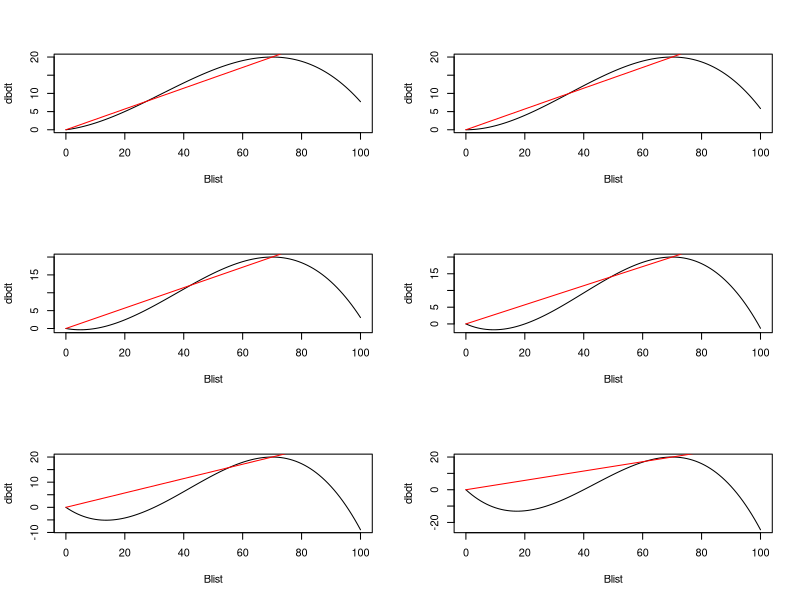

The R source for this figure: (Note: this script raises an error after producing the figure.)
dbdt.fun<-function(B,K,A,r,F) r*B*(1-B/K)*(B/K-A/K)-F

Blist<-seq(0,100,by=1)

K=100
r=1.25
A.list<-c(-10,0,10,20,30,40)
par(mfrow=c(3,2))

for (i in 1:length(A.list)){
A=A.list[i]
Bmsy<- 70
K<--(3*Bmsy^2 - 2*A*Bmsy)/(A - 2*Bmsy)
print(Bmsy)
MSY<-20
r<-MSY/(Bmsy*(1-Bmsy/K)*(Bmsy/K-A/K))
Fmsy<-MSY/Bmsy

dbdt<-sapply(Blist,FUN=dbdt.fun,K=K,A=A,r=r,F=0)

plot(Blist,dbdt,type="l")
lines(Blist,Fmsy*Blist,col="red")
}


par(mfrow=c(1,1))
A=0
Bmsy=70
MSY<-20
K<--(3*Bmsy^2 - 2*A*Bmsy)/(A - 2*Bmsy)
r<-MSY/(Bmsy*(1-Bmsy/K)*(Bmsy/K-A/K))
Fmsy<-MSY/Bmsy

b.star.fun<-function(F,K,A,r) max(0,(A*r + K*r + (-r*(4*F*K^2 - A^2*r - K^2*r + 2*A*K*r))^(1/2))/(2*r))
F.list<-seq(0,2*Fmsy,length.out=100)

b.star.vec<-sapply(F.list,FUN=b.star.fun,K=K,A=A,r=r)
b.star.vec<-replace(b.star.vec,which(b.star.vec=="NaN"),0)

plot(F.list,p*F.list*b.star.vec,type="l",lwd=2,col="blue",xlab="Exploitation Rate",ylab="Catch Value or Cost")
lines(F.list,c*F.list,type="l",lwd=2,col="red")
